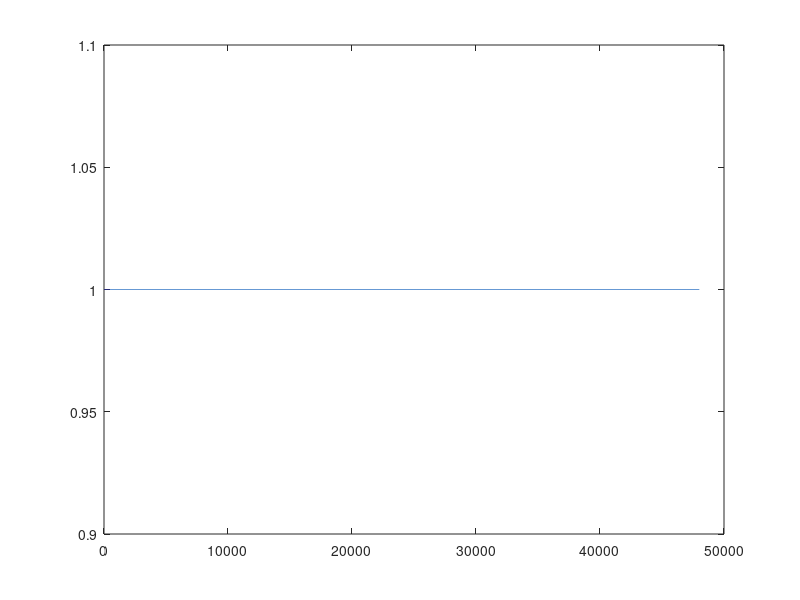

MATLAB code to generate this figure: (Note: this script raises an error after producing the figure.)

% filter a song sample

fs = 48000;

%create an impulse

x = zeros(1,fs);
x(1) = 1;

% send the impulse through the system

y = filter([1 1],[1 1],x);

% look at the FFT of the impulse response

figure(1);
plot(abs(fft(y)));

audiowrite('outfile.wav',z,fs);

